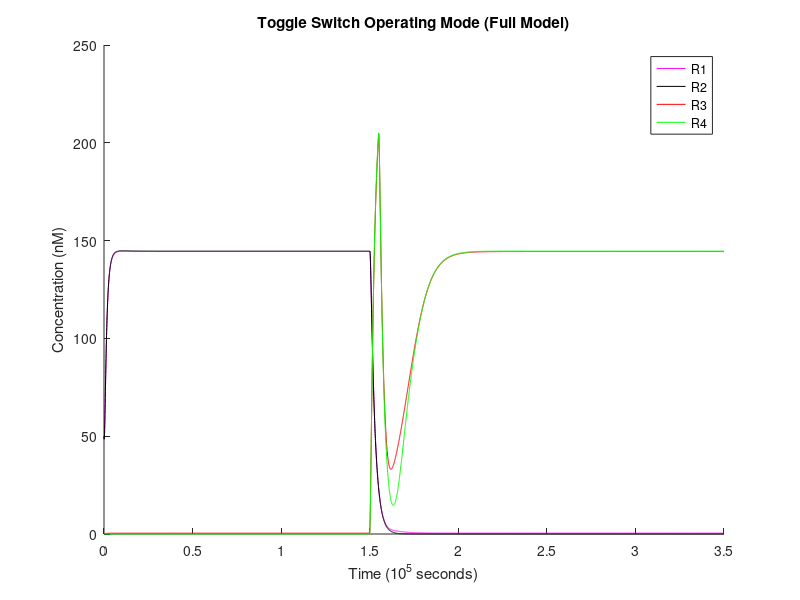
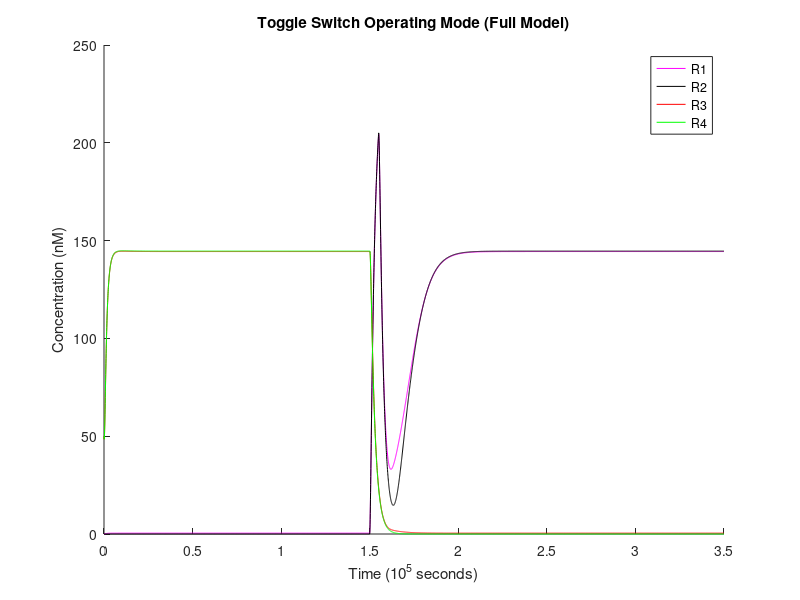
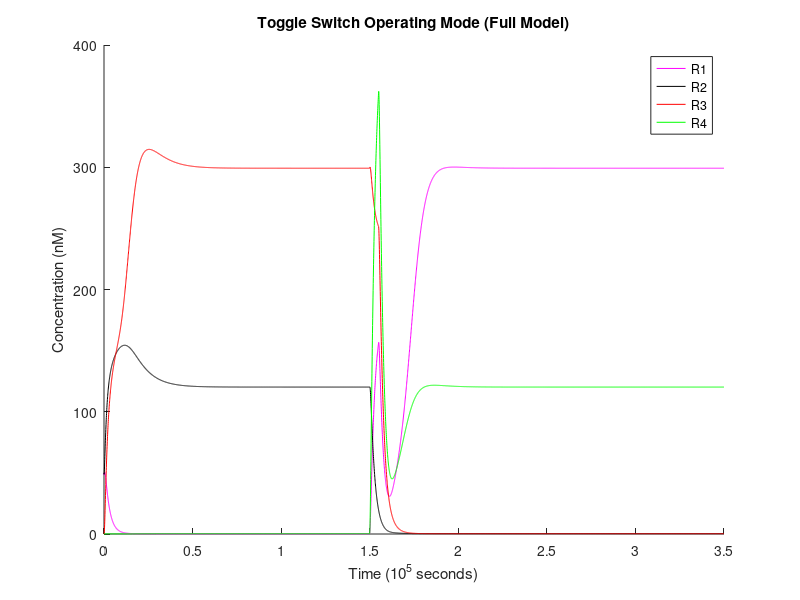
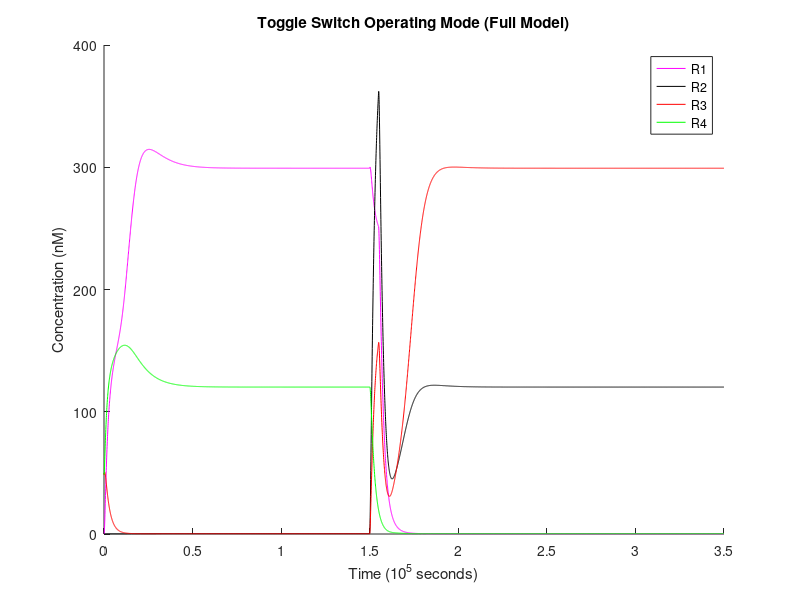

MATLAB code to generate these figures, in order:
% ============================== OCTAVE SETUP ==================================
    clear;
    format long;


% ========================== MODEL REACTION RATES ==============================

    % translation rates (1/s)
    Kt_R1 = 6e-4;
    Kt_R2 = 6e-4;
    Kt_R3 = 6e-4;
    Kt_R4 = 6e-4;

    % mRNA degradation rates (1/s)
    Kd_mR1P1 = 2.5e-3;
    Kd_mR4P1 = 2.5e-3;
    Kd_mR2P2 = 2.5e-3;
    Kd_mR3P2 = 2.5e-3;
    Kd_mR1P3 = 2.5e-3;
    Kd_mR2P4 = 2.5e-3;
    Kd_mR3P5 = 2.5e-3;
    Kd_mR4P6 = 2.5e-3;

    % protein degradation rates (1/s)
    Kd_R1 = 4e-4;
    Kd_R2 = 4e-4;
    Kd_R3 = 4e-4;
    Kd_R4 = 4e-4;

    % maximum/unrepressed transcription rates (M/s)
    Kb_P1 = 4e-10;
    Kb_P2 = 4e-10;
    Kb_P3 = 4e-10;
    Kb_P4 = 4e-10;
    Kb_P5 = 4e-10;
    Kb_P6 = 4e-10;

    % basal/leakage transcription rates (M/s)
    Kc_P1 = 0;
    Kc_P2 = 0;
    Kc_P3 = 0;
    Kc_P4 = 0;
    Kc_P5 = 0;
    Kc_P6 = 0;

    % Hill coefficients (scalar)
    Na_P1 = 1.3;
    Na_P2 = 1.3;
    Nr_R2P1 = 1.3;
    Nr_R4P2 = 1.3;
    Nr_R3P3 = 1.3;
    Nr_R3P4 = 1.3;
    Nr_R4P4 = 1.3;
    Nr_R1P5 = 1.3;
    Nr_R1P6 = 1.3;
    Nr_R2P6 = 1.3;

    % Hill activation constants (M)
    Ka_P1 = 2e-8;
    Ka_P2 = 2e-8;

    % Hill repression constants (M)
    Kr_R2P1 = 6e-10;
    Kr_R4P2 = 6e-10;
    Kr_R3P3 = 6e-10;
    Kr_R3P4 = 6e-10;
    Kr_R4P4 = 6e-10;
    Kr_R1P5 = 6e-10;
    Kr_R1P6 = 6e-10;
    Kr_R2P6 = 6e-10;


% ============================ INPUT PARAMETERS ================================

    % time settings
    dt = 60;                     % 1 minute timesteps
    simulation = 0 : dt : 3.5e5; % simulation length control

    % input vector
    Is = zeros(1, length(simulation));

    % reaction initial conditions for each run
    multiI   = 1e-9 * [0.1, 0.1, 50, 50]; % constant input
    multiR12 = 1e-9 * [50 , 0  , 50, 0 ];
    multiR34 = 1e-9 * [0  , 50 , 0 , 50];

    % trigger hold & release times
    t_hold = 1.5e5 / dt;
    t_release = 1.55e5 / dt;

    % induced decrease in repressor binding affinity used to trigger the switch
    switch_trigger = 6e-10 - 4e-6;

    % save original Hill repression constants
    Kr_R2P1_ori = Kr_R2P1;
    Kr_R4P2_ori = Kr_R4P2;
    Kr_R3P3_ori = Kr_R3P3;
    Kr_R3P4_ori = Kr_R3P4;
    Kr_R4P4_ori = Kr_R4P4;
    Kr_R1P5_ori = Kr_R1P5;
    Kr_R1P6_ori = Kr_R1P6;
    Kr_R2P6_ori = Kr_R2P6;


% =============================== SIMULATION ===================================

    % for each set of parameters, make a simulation run and display its results
    for sim = 1 : length(multiI)

        % set initial state concentrations
        Is(:) = multiI(sim);
        R1 = multiR12(sim);
        R2 = multiR12(sim);
        R3 = multiR34(sim);
        R4 = multiR34(sim);
        mR1P1 = 0e-9;
        mR4P1 = 0e-9;
        mR2P2 = 0e-9;
        mR3P2 = 0e-9;
        mR1P3 = 0e-9;
        mR2P4 = 0e-9;
        mR3P5 = 0e-9;
        mR4P6 = 0e-9;

        % preallocate arrays to store concentrations over time
        R1s = zeros(1, length(simulation));
        R2s = zeros(1, length(simulation));
        R3s = zeros(1, length(simulation));
        R4s = zeros(1, length(simulation));

        % actual simulation
        for t = 1 : length(simulation)

            % store current state
            R1s(t) = R1;
            R2s(t) = R2;
            R3s(t) = R3;
            R4s(t) = R4;

            % change binding following hold or release of switch trigger
            if t >= t_hold && t <= t_release
                if sim == 1 || sim == 3
                    Kr_R1P5 = Kr_R1P5_ori + switch_trigger;
                    Kr_R1P6 = Kr_R1P6_ori + switch_trigger;
                    Kr_R2P1 = Kr_R2P1_ori + switch_trigger;
                    Kr_R2P6 = Kr_R2P6_ori + switch_trigger;
                elseif sim == 2 || sim == 4
                    Kr_R3P3 = Kr_R3P3_ori + switch_trigger;
                    Kr_R3P4 = Kr_R3P4_ori + switch_trigger;
                    Kr_R4P2 = Kr_R4P2_ori + switch_trigger;
                    Kr_R4P4 = Kr_R4P4_ori + switch_trigger;
                endif
            else
                Kr_R2P1 = Kr_R2P1_ori;
                Kr_R4P2 = Kr_R4P2_ori;
                Kr_R3P3 = Kr_R3P3_ori;
                Kr_R3P4 = Kr_R3P4_ori;
                Kr_R4P4 = Kr_R4P4_ori;
                Kr_R1P5 = Kr_R1P5_ori;
                Kr_R1P6 = Kr_R1P6_ori;
                Kr_R2P6 = Kr_R2P6_ori;
            endif

            % common subexpression optimization (used below)
            IsP1 = Is(t)^Na_P1;
            activationP1 = IsP1 / (Ka_P1^Na_P1 + IsP1);
            repressionP1 = 1 / (1 + (R2/Kr_R2P1)^Nr_R2P1);
            IsP2 = Is(t)^Na_P2;
            activationP2 = IsP2 / (Ka_P2^Na_P2 + IsP2);
            repressionP2 = 1 / (1 + (R4/Kr_R4P2)^Nr_R4P2);

            % compute variation
            dR1dt = Kt_R1*(mR1P1 + mR1P3) - Kd_R1*R1;
            dR2dt = Kt_R2*(mR2P2 + mR2P4) - Kd_R2*R2;
            dR3dt = Kt_R3*(mR3P2 + mR3P5) - Kd_R3*R3;
            dR4dt = Kt_R4*(mR4P1 + mR4P6) - Kd_R4*R4;
            dmR1P1dt = Kc_P1 + Kb_P1*activationP1*repressionP1 - Kd_mR1P1*mR1P1;
            dmR4P1dt = Kc_P1 + Kb_P1*activationP1*repressionP1 - Kd_mR4P1*mR4P1;
            dmR2P2dt = Kc_P2 + Kb_P2*activationP2*repressionP2 - Kd_mR2P2*mR2P2;
            dmR3P2dt = Kc_P2 + Kb_P2*activationP2*repressionP2 - Kd_mR3P2*mR3P2;
            dmR1P3dt = Kc_P3 + Kb_P3 * (1 / (1 + (R3/Kr_R3P3)^Nr_R3P3)) - Kd_mR1P3*mR1P3;
            dmR2P4dt = Kc_P4 + Kb_P4 * (1 / (1 + (R3/Kr_R3P4)^Nr_R3P4)) * (1 / (1 + (R4/Kr_R4P4)^Nr_R4P4)) - Kd_mR2P4*mR2P4;
            dmR3P5dt = Kc_P5 + Kb_P5 * (1 / (1 + (R1/Kr_R1P5)^Nr_R1P5)) - Kd_mR3P5*mR3P5;
            dmR4P6dt = Kc_P6 + Kb_P6 * (1 / (1 + (R1/Kr_R1P6)^Nr_R1P6)) * (1 / (1 + (R2/Kr_R2P6)^Nr_R2P6)) - Kd_mR4P6*mR4P6;

            % apply state changes
            R1 += dR1dt * dt;
            R2 += dR2dt * dt;
            R3 += dR3dt * dt;
            R4 += dR4dt * dt;
            mR1P1 += dmR1P1dt * dt;
            mR4P1 += dmR4P1dt * dt;
            mR2P2 += dmR2P2dt * dt;
            mR3P2 += dmR3P2dt * dt;
            mR1P3 += dmR1P3dt * dt;
            mR2P4 += dmR2P4dt * dt;
            mR3P5 += dmR3P5dt * dt;
            mR4P6 += dmR4P6dt * dt;

        endfor

        figure(sim); % plot each graphic separately
        hold on;

        % scale data for easier visualization
        timescale = 1e5;
        quantscale = 1e-9;
        x = simulation / timescale;
        yR1 = R1s / quantscale;
        yR2 = R2s / quantscale;
        yR3 = R3s / quantscale;
        yR4 = R4s / quantscale;

        % plot results
        plot(x,yR1,'-m;R1;', x,yR2,'-k;R2;', x,yR3,'-r;R3;', x,yR4,'-g;R4;');
        xlabel("Time (10^5 seconds)");
        ylabel("Concentration (nM)");
        title("Toggle Switch Operating Mode (Full Model)");

        hold off;
        print(sim, strcat('switch-full-', num2str(sim), '.pdf')); % put in the folder the script is run from

    endfor
